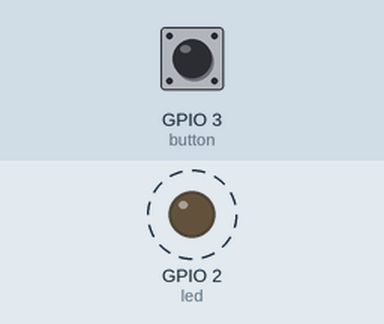
This program was run on a simulated ESP8266 board running MicroPython. Shown: output pins drawn as LEDs (lit = HIGH, except the on-board LED, lit = LOW). Dashed ring = blinking. The test bench sets the inputs (shaded band); at power-on: GPIO 3 (button) HIGH.

Above: at 0.75 s.
1.3 s: GPIO 3 (button) pulled LOW for 3.2 s
At 1.65 s:
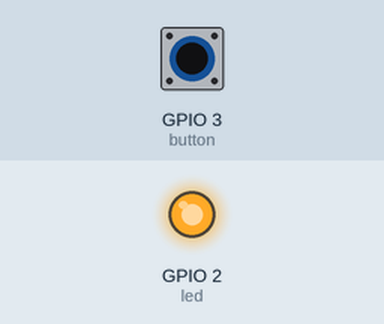
At 2.4 s:
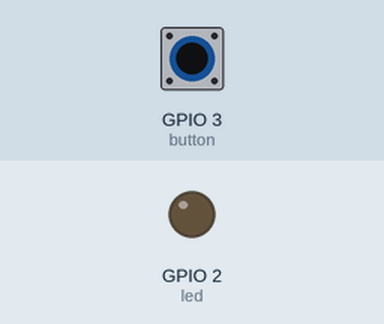
Timing chart, 0 to 12.0 s (numbered marks = the images above; inputs shaded):
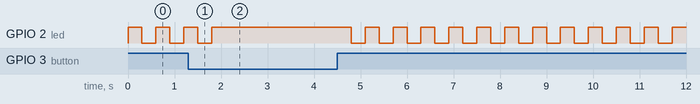

The program:

rear_lights.py
```python
#!/usr/bin/env python
# -*-coding:utf-8 -*-
'''
@File    :   rear_lights.py
@Time    :   2024/03/05 13:51:58
@Author  :   Uras Ayanoglu
@Version :   1.0
@Contact :   uras.ayanoglu@edu.turkuamk.fi
@License :   (C)Copyright 2023, Uras Ayanoglu
@Desc    :   A simple rear lights example.
@Platform:   AI-Thinker NodeMCU ESP12k ESP32-S2 on MicroPython v1.22.2
'''

import machine
import time

led = machine.Pin(2, machine.Pin.OUT)
button = machine.Pin(3, machine.Pin.IN)

# Function for blinking the LED
def blink_led(interval):
    led.value(1)  # Turn on the LED
    time.sleep(interval)
    led.value(0)  # Turn off the LED
    time.sleep(interval)

while True:
    if button.value() == 0:  # Check if the button is pressed
        led.value(1)  # Turn on the LED for continuous shining
    else:
        blink_led(0.3)  # Led is shining with 0.3 seconds interval
```
